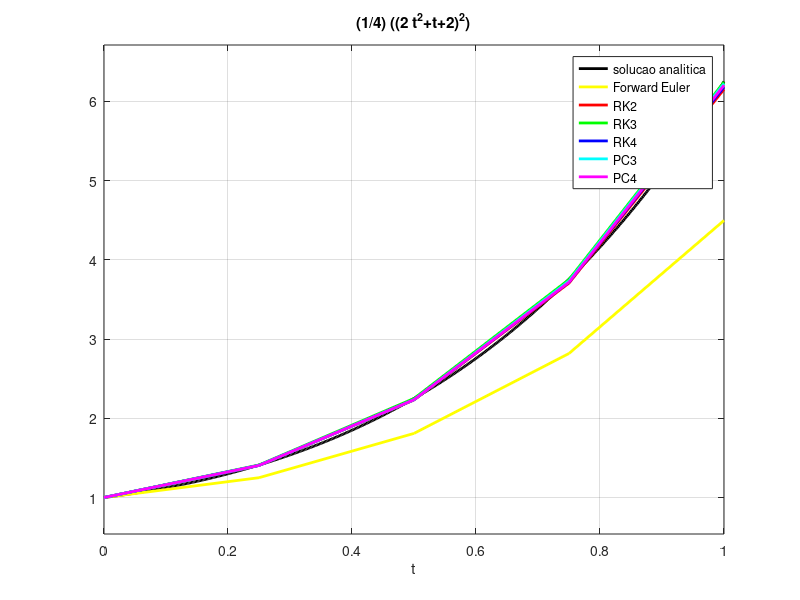

This figure's MATLAB source:
figure;

a = ezplot("(1/4)*((2*t^2+t+2)^2)",[0,1])
set(a,"linewidth",2)
set(a,"color","k")

grid on
hold on
teuler = [0, 0.25, 0.5, 0.75, 1.0]
yeuler = [1, 1.25, 1.809016994374947, 2.817764762320883, 4.496384660427921]
euler = plot(teuler, yeuler)
set(euler,"linewidth",2)
set(euler,"color","y")

hold on
trk2 = [0, 0.25, 0.5, 0.75, 1.0]
yrk2 = [1, 1.404508497187474, 2.230729652102204, 3.706089095012849, 6.151784984030406]
rk2 = plot(trk2, yrk2, "r-")
set(rk2, "linewidth", 2)

hold on	
trk3 = [0, 0.25, 0.5, 0.75, 1.0]
yrk3 = [1, 1.410429996573102, 2.249488708370717, 3.750936205532208, 6.242363534197566]
rk3 = plot(trk3, yrk3, "g-")
set(rk3, "linewidth", 2)

hold on
trk4 = [0, 0.25, 0.5, 0.75, 1.0]
yrk4 = [1, 1.405312835760820, 2.234280513837945, 3.717626538568854, 6.179788266554683]
rk4 = plot(trk4, yrk4, "b-")
set(rk4, "linewidth", 2)

hold on
tpc3 = [0, 0.25, 0.5, 0.75, 1.0]
ypc3 = [1, 1.405312835760820, 2.234280513837945, 3.733394524180111, 6.223818723362546]
pc3 = plot(tpc3, ypc3, "c-")
set(pc3, "linewidth", 2)

hold on
tpc4 = [0, 0.25, 0.5, 0.75, 1.0]
ypc4 = [1, 1.405312835760820, 2.234280513837945, 3.717626538568854, 6.202400868427327]
pc4 = plot(tpc4, ypc4, "m-")
set(pc4, "linewidth", 2)

legend('solucao analitica','Forward Euler', 'RK2', 'RK3', 'RK4', 'PC3', 'PC4');
